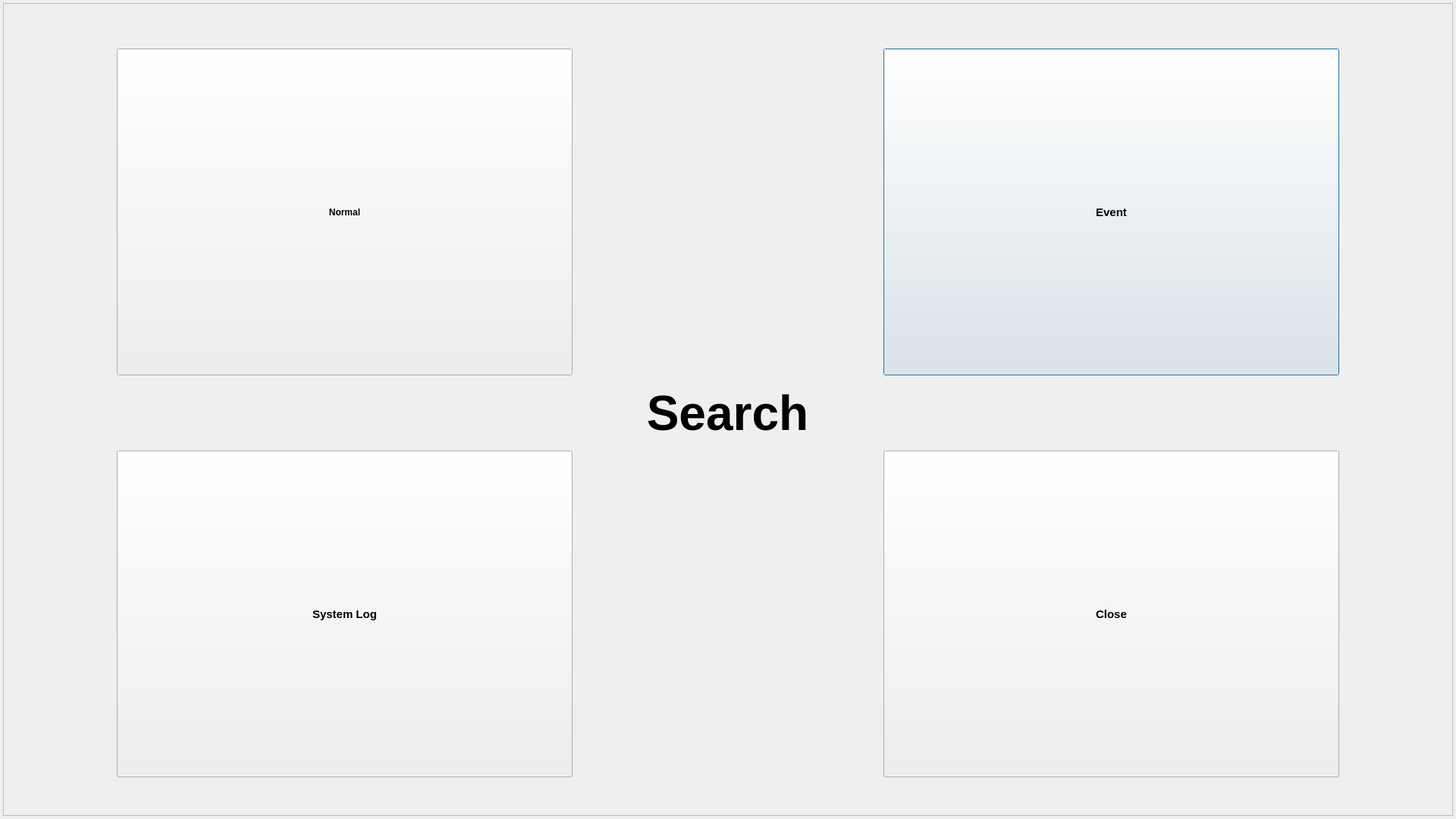
<?xml version="1.0" encoding="UTF-8"?>
<ui version="4.0">
 <class>SearchDialog1080p</class>
 <widget class="QDialog" name="SearchDialog1080p">
  <property name="enabled">
   <bool>true</bool>
  </property>
  <property name="geometry">
   <rect>
    <x>0</x>
    <y>0</y>
    <width>1920</width>
    <height>1080</height>
   </rect>
  </property>
  <property name="windowTitle">
   <string/>
  </property>
  <property name="sizeGripEnabled">
   <bool>false</bool>
  </property>
  <property name="modal">
   <bool>false</bool>
  </property>
  <widget class="QFrame" name="frame">
   <property name="geometry">
    <rect>
     <x>4</x>
     <y>4</y>
     <width>1912</width>
     <height>1072</height>
    </rect>
   </property>
   <property name="frameShape">
    <enum>QFrame::StyledPanel</enum>
   </property>
   <property name="frameShadow">
    <enum>QFrame::Raised</enum>
   </property>
   <widget class="QPushButton" name="buttonEvent">
    <property name="enabled">
     <bool>true</bool>
    </property>
    <property name="geometry">
     <rect>
      <x>1161</x>
      <y>60</y>
      <width>601</width>
      <height>431</height>
     </rect>
    </property>
    <property name="minimumSize">
     <size>
      <width>300</width>
      <height>300</height>
     </size>
    </property>
    <property name="font">
     <font>
      <pointsize>11</pointsize>
      <weight>75</weight>
      <italic>false</italic>
      <bold>true</bold>
     </font>
    </property>
    <property name="text">
     <string>Event</string>
    </property>
    <property name="flat">
     <bool>false</bool>
    </property>
   </widget>
   <widget class="QPushButton" name="buttonNormal">
    <property name="geometry">
     <rect>
      <x>150</x>
      <y>60</y>
      <width>601</width>
      <height>431</height>
     </rect>
    </property>
    <property name="minimumSize">
     <size>
      <width>300</width>
      <height>300</height>
     </size>
    </property>
    <property name="font">
     <font>
      <weight>75</weight>
      <bold>true</bold>
     </font>
    </property>
    <property name="text">
     <string>Normal</string>
    </property>
   </widget>
   <widget class="QPushButton" name="buttonClose">
    <property name="enabled">
     <bool>true</bool>
    </property>
    <property name="geometry">
     <rect>
      <x>1161</x>
      <y>590</y>
      <width>601</width>
      <height>431</height>
     </rect>
    </property>
    <property name="minimumSize">
     <size>
      <width>300</width>
      <height>300</height>
     </size>
    </property>
    <property name="font">
     <font>
      <pointsize>11</pointsize>
      <weight>75</weight>
      <italic>false</italic>
      <bold>true</bold>
     </font>
    </property>
    <property name="text">
     <string>Close</string>
    </property>
   </widget>
   <widget class="QLabel" name="labelSearch">
    <property name="geometry">
     <rect>
      <x>0</x>
      <y>490</y>
      <width>1911</width>
      <height>101</height>
     </rect>
    </property>
    <property name="font">
     <font>
      <pointsize>48</pointsize>
      <weight>75</weight>
      <italic>false</italic>
      <bold>true</bold>
     </font>
    </property>
    <property name="text">
     <string>Search</string>
    </property>
    <property name="alignment">
     <set>Qt::AlignCenter</set>
    </property>
   </widget>
   <widget class="QPushButton" name="buttonLog">
    <property name="enabled">
     <bool>true</bool>
    </property>
    <property name="geometry">
     <rect>
      <x>150</x>
      <y>590</y>
      <width>601</width>
      <height>431</height>
     </rect>
    </property>
    <property name="minimumSize">
     <size>
      <width>300</width>
      <height>300</height>
     </size>
    </property>
    <property name="font">
     <font>
      <pointsize>11</pointsize>
      <weight>75</weight>
      <italic>false</italic>
      <bold>true</bold>
     </font>
    </property>
    <property name="text">
     <string>System Log</string>
    </property>
    <property name="flat">
     <bool>false</bool>
    </property>
   </widget>
  </widget>
 </widget>
 <resources/>
 <connections/>
</ui>
